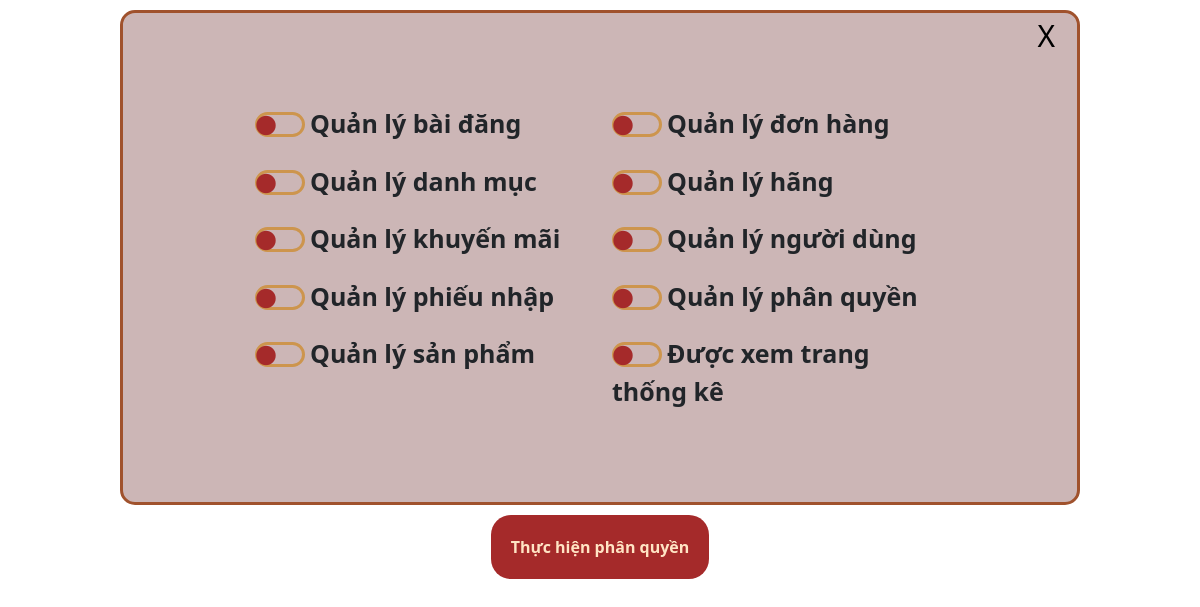
Page /admin/template/template_content/PhanQuyen/xulyPhanQuyen.php?pq=Admin&id=User on the committed database.
### tables this page shows
CREATE TABLE `chitietquyen` (
  `MaChiTiet` varchar(50) NOT NULL,
  `TenChiTiet` varchar(50) NOT NULL,
  `MoTa` varchar(50) NOT NULL
);

### db/DAOPhanQuyen.php (called while the page is built, shortened)
<?php
class DAOPhanQuyen{
    private $host = 'localhost';
    private $username = 'root';
    private $password = '';
    private $database = 'ql_cuahanggiay';
    private $conn;
    public function connect(){
        if(!$this->conn){
            $this->conn=mysqli_connect($this->host,$this->username,$this->password,$this->database);
        }
    }
    public function getListCTQ(){
        $sql = "SELECT * FROM chitietquyen";
        $data=null;
        if($result = mysqli_query($this->conn,$sql)){
            while($row=mysqli_fetch_array($result)){
                    $data[] = $row;
            }
        }
        return $data;
    }
}
?>

### admin/template/template_content/PhanQuyen/xulyPhanQuyen.php (the view, shortened to what this page needs)
<link rel="stylesheet" href="../../../css/PhanQuyen.css" >
<link rel="stylesheet" href="https://cdnjs.cloudflare.com/ajax/libs/font-awesome/5.15.4/css/all.min.css"
 />
<link rel="stylesheet" href="../../../css/bootstrap.min.css" >
<?php
    include("../../../../db/DAOPhanQuyen.php");
    $db = new DAOPhanQuyen();
    $db->connect();
?>
<form action="" method="POST">
        <div id="check_item">
            <a id="exit" href="../../../index.php?pq=Admin&id=pq">X</a>
            <div class="row">
                <?php
                    $data = $db->getListCTQ();
                    $i = 0;
                    while ($i < count($data))
                    {
                ?>
                        <div class="col-6">
                            <label for=<?php echo $data[$i][0]?> class="checkbox_item w-100 ">
                                <span><?php echo $data[$i][2]?></span>
                                <i class="fas fa-circle"></i>
                            </label>
                        </div>
                <?php
                        $i++;
                    }
                ?>
            </div>
        </div>
    <div id="submit">
        <input type=submit name="edit" id="edit" value="Thực hiện phân quyền"/>
    </div>
</form>

### admin/css/PhanQuyen.css (style rules this page uses)
* { margin: 0px; padding: 0px; }
label { margin: 10px 0px; }
#check_item { margin: 10px auto; min-height: 400px; padding: 82px 132px; border: 3px solid sienna; border-radius: 15px; background-color: rgb(204, 182, 182); width: 80%; position: relative; }
#check_item #exit { position: absolute; color: black; text-decoration: none; top: 0px; right: 22px; font-size: 30px; }
#check_item .checkbox_item { display: inline-block; font-weight: bold; font-size: 25px; cursor: pointer; position: relative; }
#check_item .checkbox_item span { text-align: center; }
#check_item .checkbox_item span::before { content: ''; width:50px; height: 25px; display: inline-block; border-radius: 15px; border: 3px solid rgb(205, 149, 77); position: relative; top: 4px; z-index: 2; margin-right: 5px; }
#check_item .checkbox_item i { position: absolute; left: 1px; top: 11px; color: brown; font-weight: bold; transition: all 0.5s; font-size: 20px; z-index: 3; transition: all 0.3s linear; }
#submit { display: flex; justify-content: center; }
#edit { padding: 20px; font-weight: bold; color: bisque; background-color: brown; border-radius: 20px; border: none; }

### rows in the picture
chitietquyen: MoTa "Quản lý bài đăng"
chitietquyen: MoTa "Quản lý đơn hàng"
chitietquyen: MoTa "Quản lý danh mục"
chitietquyen: MoTa "Quản lý hãng"
chitietquyen: MoTa "Quản lý khuyến mãi"
chitietquyen: MoTa "Quản lý người dùng"
chitietquyen: MoTa "Quản lý phiếu nhập"
chitietquyen: MoTa "Quản lý phân quyền"
chitietquyen: MoTa "Quản lý sản phẩm"
chitietquyen: MoTa "Được xem trang thống kê"
